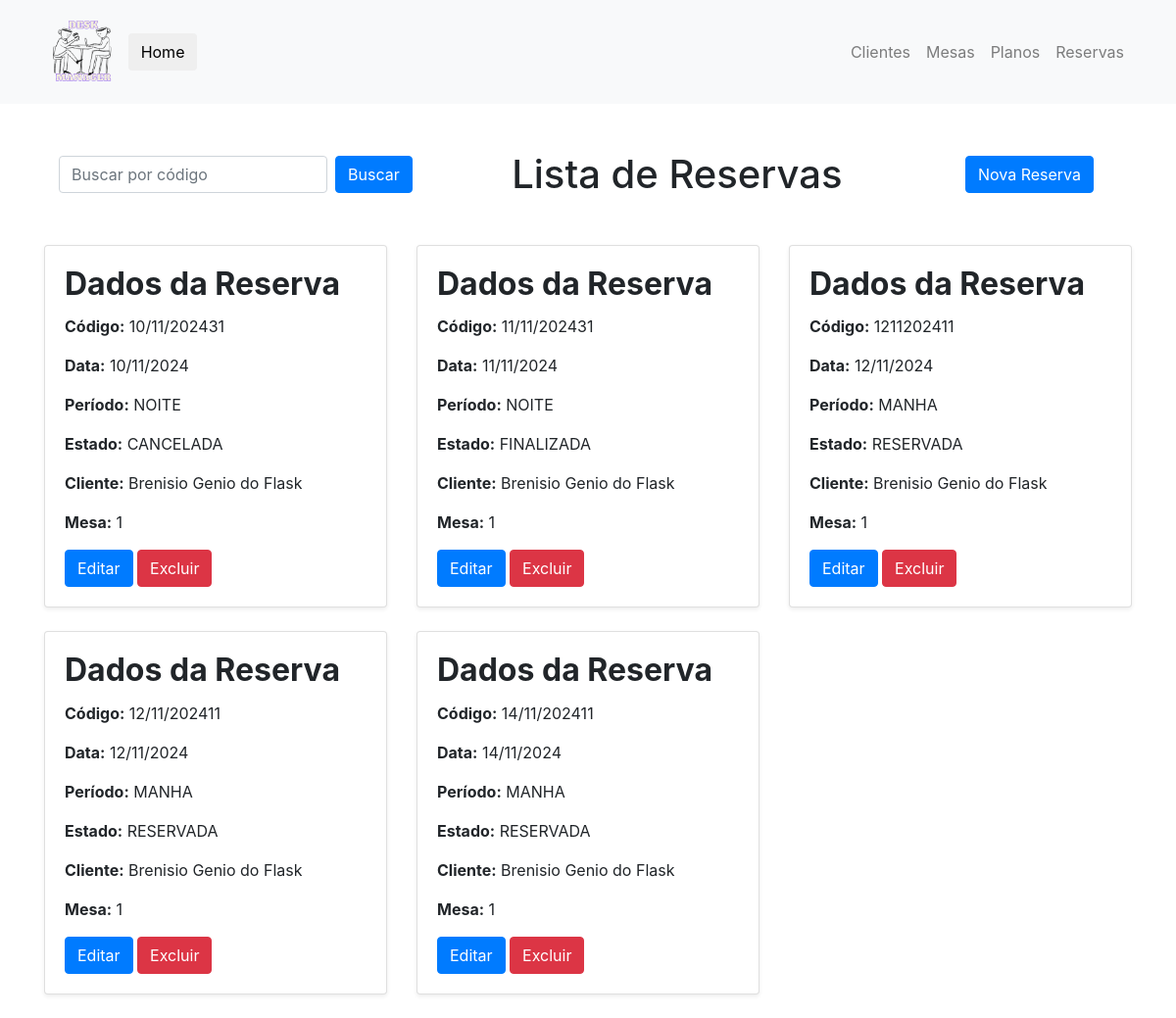
Before: /reservas with the older database file.
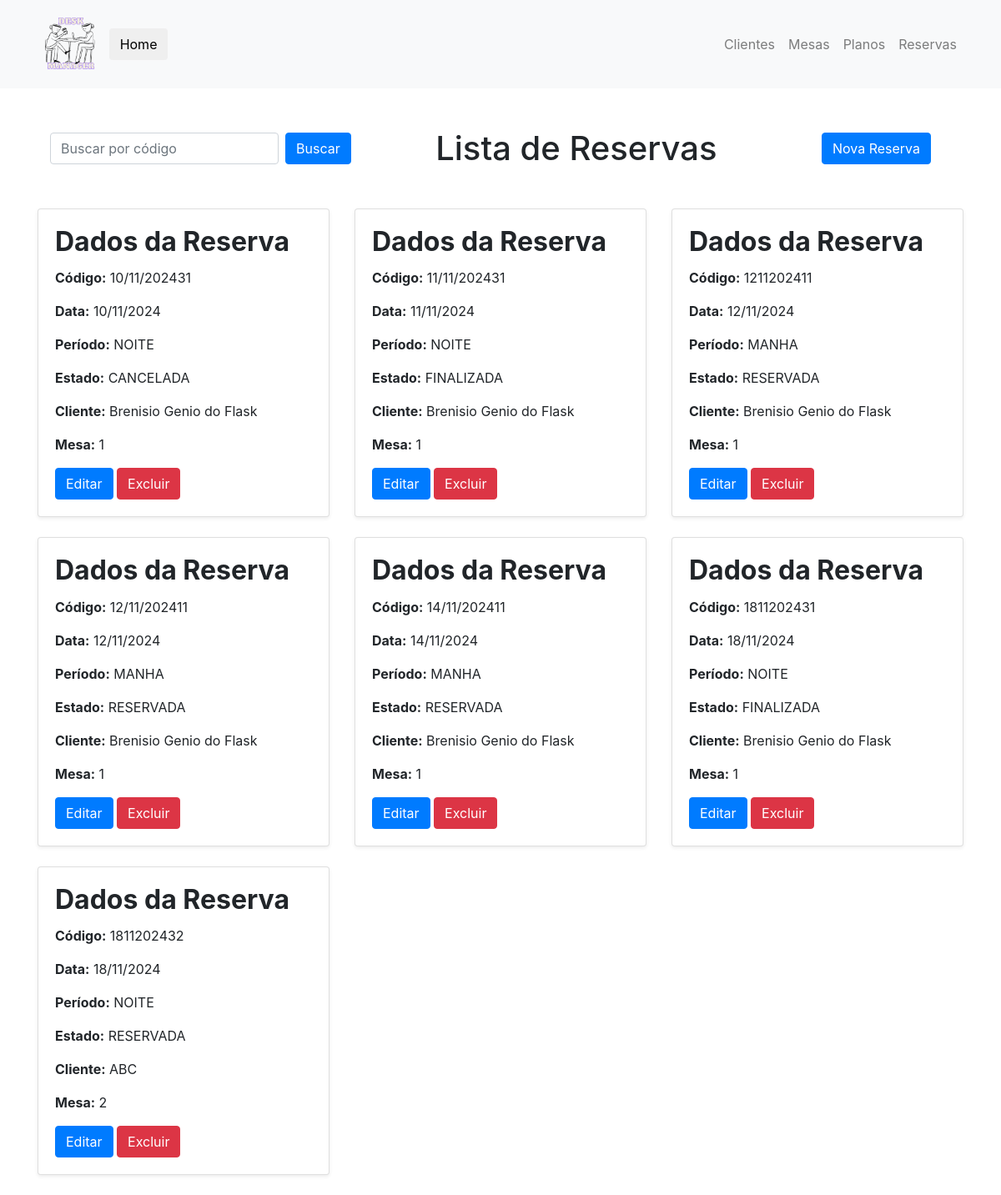
After: the same page with the newer database file.
### desk_manager/models.py (models this page shows, shortened)
class Reserva(db.Model):
    id: so.Mapped[str] = so.mapped_column(sa.String, primary_key=True, default=generate_hex_id)
    codigo: so.Mapped[str] = so.mapped_column(sa.String, unique=True ,nullable=False)
    data: so.Mapped[datetime] = so.mapped_column(sa.DateTime, nullable=False)
    periodo: so.Mapped[PeriodoReserva] = so.mapped_column(sa.Integer, nullable=False)
    estado: so.Mapped[EstadoReserva] = so.mapped_column(sa.Integer, nullable=False, default=EstadoReserva.RESERVADA)
    data_chegada: so.Mapped[datetime] = so.mapped_column(sa.DateTime, nullable=True)
    data_saida: so.Mapped[datetime] = so.mapped_column(sa.DateTime, nullable=True)
    data_cancelamento: so.Mapped[datetime] = so.mapped_column(sa.DateTime, nullable=True)
    cliente: so.Mapped[Cliente] = so.relationship(Cliente, back_populates="reservas")
    cliente_id: so.Mapped[str] = so.mapped_column(sa.String, sa.ForeignKey("cliente.id"), nullable=False)
    mesa: so.Mapped[Mesa] = so.relationship(Mesa, back_populates="reservas")
    mesa_id: so.Mapped[str] = so.mapped_column(sa.String, sa.ForeignKey("mesa.id"), nullable=False)
    def to_dict(self):
        return {
            'id': self.id,
            'codigo': self.codigo,
            'data': self.data.strftime('%d/%m/%Y'),
            'periodo': PeriodoReserva(self.periodo).name,
            'estado': EstadoReserva(self.estado).name,
            'cliente': self.cliente,
            'mesa': self.mesa
        }

class Cliente(db.Model):
    __tablename__ = 'cliente'
    id: so.Mapped[str] = so.mapped_column(sa.String, primary_key=True, default=generate_hex_id)
    nome: so.Mapped[str] = so.mapped_column(sa.String, nullable=False)
    cpf: so.Mapped[str] = so.mapped_column(sa.String, unique=True, nullable=False)
    telefone: so.Mapped[str] = so.mapped_column(sa.String, nullable=False)
    tipo_plano_id: so.Mapped[str] = so.mapped_column(sa.String, sa.ForeignKey("plano.id"), nullable=True)
    plano: so.Mapped["PlanoDeUso"] = so.relationship("PlanoDeUso", back_populates="clientes")
    reservas: so.Mapped[list["Reserva"]] = so.relationship("Reserva", back_populates="cliente")
    saldo: so.Mapped[int] = so.mapped_column(sa.Integer, nullable=True, default=0)

class Mesa(db.Model):
    id: so.Mapped[str] = so.mapped_column(sa.String, primary_key=True, default=generate_hex_id)
    numero: so.Mapped[str] = so.mapped_column(sa.String, unique=True, nullable=False)
    reservas: so.Mapped[list["Reserva"]] = so.relationship("Reserva", back_populates="mesa")

### desk_manager/routes/reserva.py (the view)
@RESERVA.route('/reservas')
def lista_reservas():
    reservas = Reserva.query.all()
    reservas_dict = [reserva.to_dict() for reserva in reservas]
    return render_template('lista_reservas.html', reservas=reservas_dict)

### desk_manager/templates/lista_reservas.html (shortened to what this page needs)
{% extends "base.html" %}
{% block body %}
<div class="container my-5">
    <div class="d-flex justify-content-between align-items-center mb-5">
        <form id="buscarReservaForm" action="" method="GET" class="form-inline justify-content-center" onsubmit="buscarReserva(event)">
            <input type="text" id="codigoInput" class="form-control mr-2" placeholder="Buscar por código" required>
            <button type="submit" class="btn btn-primary">Buscar</button>
        </form>
        <h1 class="display-5 text-center my-0 offset-mr-1">Lista de Reservas</h1>
        <form action="{{ url_for('reserva.cadastrar_reserva') }}" method="GET" class="mx-4">
            <button type="submit" class="btn btn-primary">Nova Reserva</button>
        </form>
    </div>
</div>
    <div class="row">
        {% if reserva_escolhida %}
            <div class="col-md-6 offset-md-3">
                <h2 class="card-title"><strong>Reserva encontrada!</strong></h2>
                <div class="card shadow-sm">
                    <div class="card-body">
                        <h2 class="card-title"><strong>Dados da Reserva</strong></h2>
                        <p class="card-text"><strong>Código:</strong> {{ reserva_escolhida["codigo"] }}</p>
                        <p class="card-text"><strong>Data:</strong> {{ reserva_escolhida["data"] }}</p>
                        <p class="card-text"><strong>Período:</strong> {{ reserva_escolhida["periodo"] }}</p>
                        <p class="card-text"><strong>Estado:</strong> {{ reserva_escolhida["estado"] }}</p>
                        <p class="card-text"><strong>Cliente:</strong> {{ reserva_escolhida["cliente"].nome }}</p>
                        <p class="card-text"><strong>Mesa:</strong> {{ reserva_escolhida["mesa"].numero }}</p>
                        <a href="/editar_reserva" class="btn btn-primary">Editar</a>
                        <form action="/cadastrar_reserva" method="POST" style="display:inline;">
                            <button type="submit" class="btn btn-danger">Excluir</button>
                        </form>
                    </div>
                </div>
            </div>
        {% elif reservas %}
            {% for reserva in reservas %}
            <div class="col-md-6 col-lg-4 mb-4">
                <div class="card shadow-sm">
                    <div class="card-body">
                        <h2 class="card-title"><strong>Dados da Reserva</strong></h2>
                        <p class="card-text"><strong>Código:</strong> {{ reserva["codigo"] }}</p>
                        <p class="card-text"><strong>Data:</strong> {{ reserva["data"] }}</p>
                        <p class="card-text"><strong>Período:</strong> {{ reserva["periodo"] }}</p>
                        <p class="card-text"><strong>Estado:</strong> {{ reserva["estado"] }}</p>
                        <p class="card-text"><strong>Cliente:</strong> {{ reserva["cliente"].nome }}</p>
                        <p class="card-text"><strong>Mesa:</strong> {{ reserva["mesa"].numero }}</p>
                        <a href="{{ url_for('reserva.editar_reserva', reserva_id=reserva.id) }}" class="btn btn-primary">Editar</a>
                        <form action="{{ url_for('reserva.excluir_reserva', reserva_id=reserva.id) }}" method="POST" style="display:inline;">
                            <button type="submit" class="btn btn-danger">Excluir</button>
                        </form>
                    </div>
                </div>
            </div>
            {% endfor %}
        {% else %}
            <div class="col-12">
                <p class="text-center">Não há reservas cadastradas.</p>
            </div>
        {% endif %}
    </div>
</div>
{% endblock %}

### desk_manager/templates/base.html (shortened to what this page needs)
<!DOCTYPE html>
<html lang="pt-br">
<head>
    <link rel="stylesheet" href="https://stackpath.bootstrapcdn.com/bootstrap/4.1.3/css/bootstrap.min.css">
</head>
<body>
    <header class="navbar navbar-expand-lg navbar-light bg-light">
        <div class="container">
            <a class="navbar-brand" href="{{ url_for('home.home') }}">
                <img src="{{ url_for('static', filename='images/logo_desk_manager.png') }}" alt="Logo" style="height: 80px;">
                <button class="btn btn-secndary">Home</button>
            </a>
            <div class="collapse navbar-collapse" id="navbarNav">
                <ul class="navbar-nav ml-auto">
                    <li class="nav-item">
                        <a class="nav-link" href="{{ url_for('cliente.lista_clientes') }}">Clientes</a>
                    </li>
                        <a class="nav-link" href="{{ url_for('mesa.lista_mesas') }}">Mesas</a>
                        <a class="nav-link" href="{{ url_for('plano.lista_planos') }}">Planos</a>
                        <a class="nav-link" href="{{ url_for('reserva.lista_reservas') }}">Reservas</a>
                </ul>
            </div>
        </div>
    </header>
    <div class="container mt-4">
        {% block body %}{% endblock %}
</body>
</html>

Changed rows visible on the page:
added Reserva: codigo "1811202431", data "18/11/2024", periodo "NOITE", estado "FINALIZADA", cliente.nome "Brenisio Genio do Flask", mesa.numero "1"
added Reserva: codigo "1811202432", data "18/11/2024", periodo "NOITE", estado "RESERVADA", cliente.nome "ABC", mesa.numero "2"
